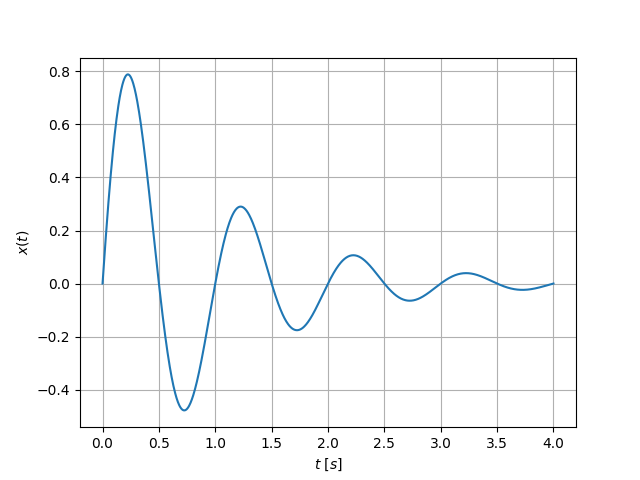

Generate this figure with Python:
import numpy as np
import matplotlib.pyplot as plt

t = np.linspace(0, 4, 1000)
x = np.exp(-t) * np.sin(2 * np.pi * t)

plt.plot(t, x)
plt.xlabel(r'$t\ [s]$')
plt.ylabel(r'$x(t)$')
plt.grid(True)
plt.show()
